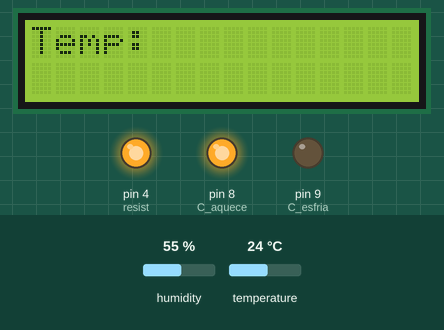
Bench run of a sketch on a simulated Arduino Uno, built with avr-gcc and run on an emulated ATmega328P. Shown: 16×2 character LCD, output pins drawn as LEDs (lit = HIGH). The inputs (shaded band) are chosen by the test bench; at power-on: temperature 24 °C, humidity 55 %.

Above: at 2.7 s.
2.8 s: temperature set to 28.7 °C
At 3.9 s:
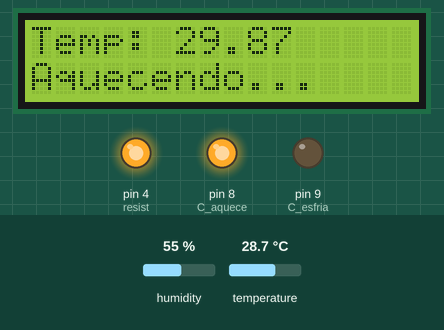
9.0 s: temperature set to 29.5 °C
At 11.6 s:
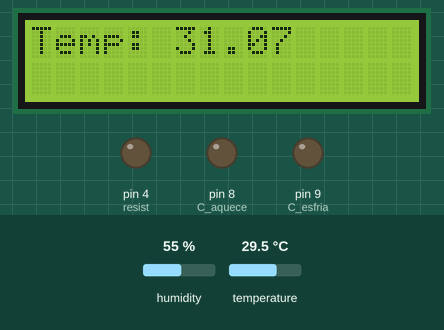
12.7 s: humidity set to 59 %
At 14.4 s:
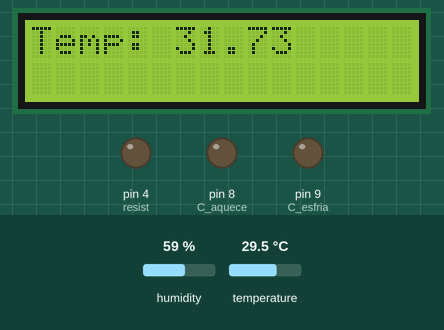
15.6 s: humidity set to 62 %
At 19.7 s:
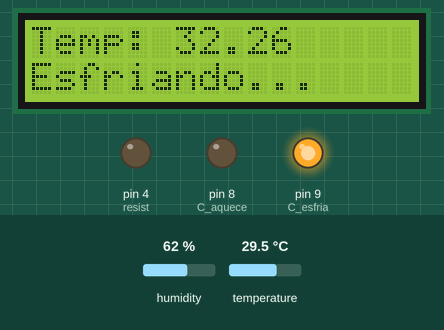
Timing chart, 0 to 21.2 s (numbered marks = the images above; inputs shaded):
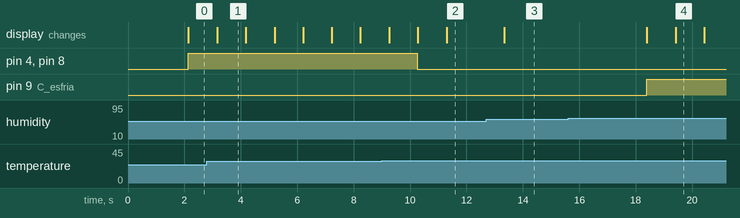

Measured:
- the behaviour switches between 29.4 and 29.5 °C on temperature (found by bisection; images 1 and 2)
- the behaviour switches between 60 and 61 % on humidity (found by bisection; images 3 and 4)
- after the input at 2.8 s, the display: changes after 0.36 s (image 1)
- after the input at 9.0 s, pin 4 (resist), pin 8 (C_aquece): HIGH → LOW after 1.3 s; the display: first changes after 0.26 s (image 2 shows a later state)
- after the input at 12.7 s, the display: changes after 0.63 s (image 3)
- after the input at 15.6 s, pin 9 (C_esfria): LOW → HIGH after 2.8 s; the display: first changes after 2.8 s (image 4 shows a later state)
- what the display in image 1 shows lasts 1.0 s, from 3.2 s to 4.2 s

The sketch:

ESTUFA.ino
```cpp
#include "DHT.h"
#define DHTPIN 11     // what digital pin we're connected to
#define DHTTYPE DHT22   // DHT 22  (AM2302), AM2321
#include <Wire.h>
#include <LiquidCrystal_I2C.h>


LiquidCrystal_I2C lcd(0x27, 16, 2); // set the LCD address to 0x27 for a 16 chars and 2 line display


DHT dht(DHTPIN, DHTTYPE);

int C_aquece = 8;
int C_esfria = 9;
int resist = 4;

void setup() {
  lcd.init();                      // initialize the lcd
  lcd.init();
  // Print a message to the LCD.
  lcd.backlight();

  pinMode(C_aquece, OUTPUT);
  pinMode(C_esfria, OUTPUT);
  pinMode(resist, OUTPUT);
  Serial.begin(9600);
  dht.begin();
}

void loop() {
  float temp = temperatura();

  if (temp == 0) {
    //ERRO
  } else {
    if (temp > 32) esfria();
    if (temp < 30) aquece();
  }
  lcd.clear();
  lcd.setCursor(0, 0);
  lcd.print("Temp: ");
  lcd.print(temp);

}


void aquece() {

  while (temperatura() < 31) {
    digitalWrite(C_aquece, 1);
    digitalWrite(resist, 1);
    digitalWrite(C_esfria, 0);

    lcd.clear();
    lcd.setCursor(0, 0);
    lcd.print("Temp: ");
    lcd.print(temperatura());

    lcd.setCursor(0, 1);
    lcd.print("Aquecendo...");

  }
  digitalWrite(C_aquece, 0);
  digitalWrite(resist, 0);
  digitalWrite(C_esfria, 0);
}


void esfria() {

  while (temperatura() > 31) {
    digitalWrite(C_aquece, 0);
    digitalWrite(resist, 0);
    digitalWrite(C_esfria, 1);

    lcd.clear();
    lcd.setCursor(0, 0);
    lcd.print("Temp: ");
    lcd.print(temperatura());

    lcd.setCursor(0, 1);
    lcd.print("Esfriando...");
  }
  digitalWrite(C_aquece, 0);
  digitalWrite(resist, 0);
  digitalWrite(C_esfria, 0);
}


float temperatura() {
  delay(1000);

  float h = dht.readHumidity();
  float t = dht.readTemperature();
  float f = dht.readTemperature(true);

  if (isnan(h) || isnan(t) || isnan(f)) {
    return 0;
  }

  float hif = dht.computeHeatIndex(f, h);
  float hic = dht.computeHeatIndex(t, h, false);

  return hic;

}
```
